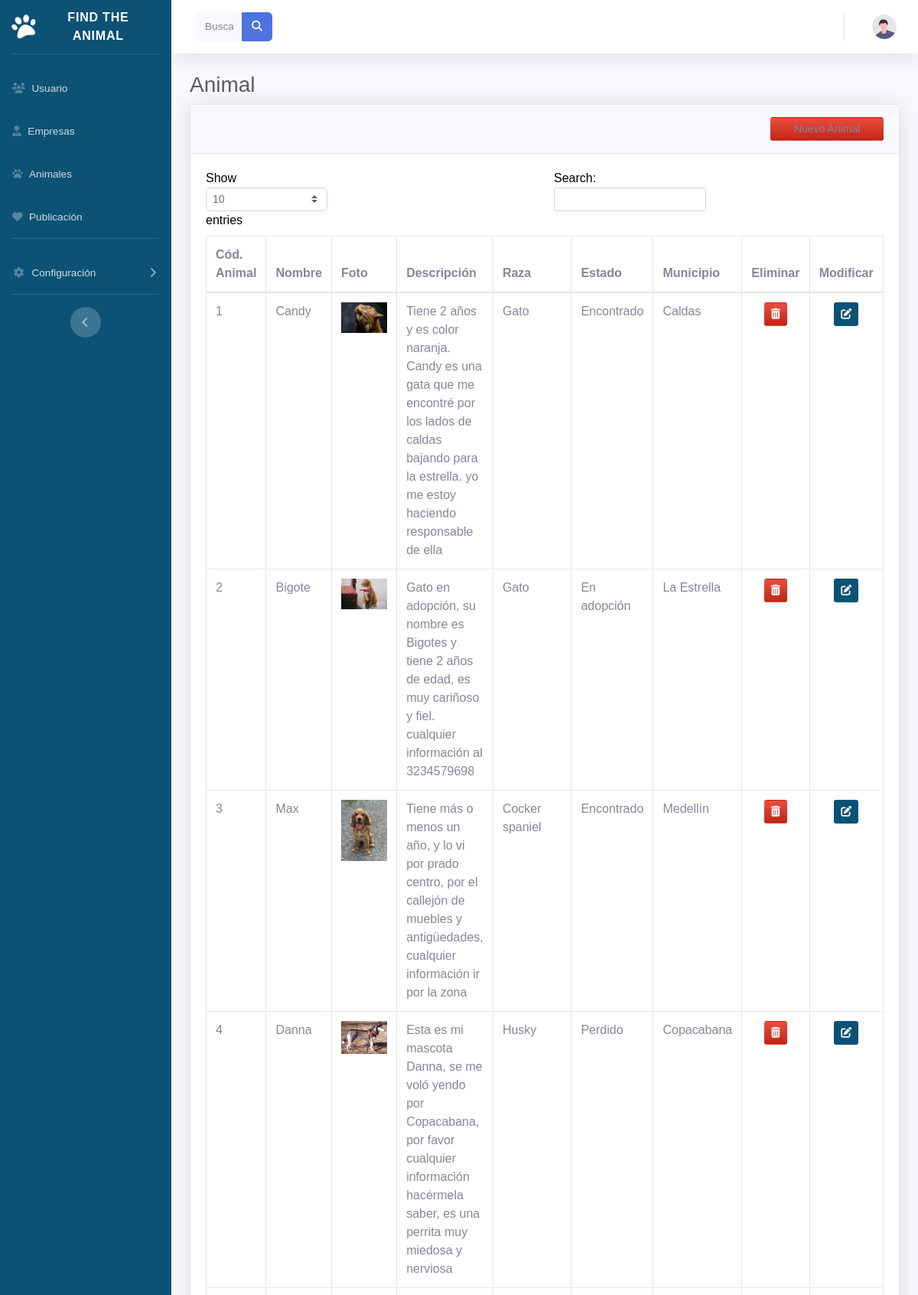
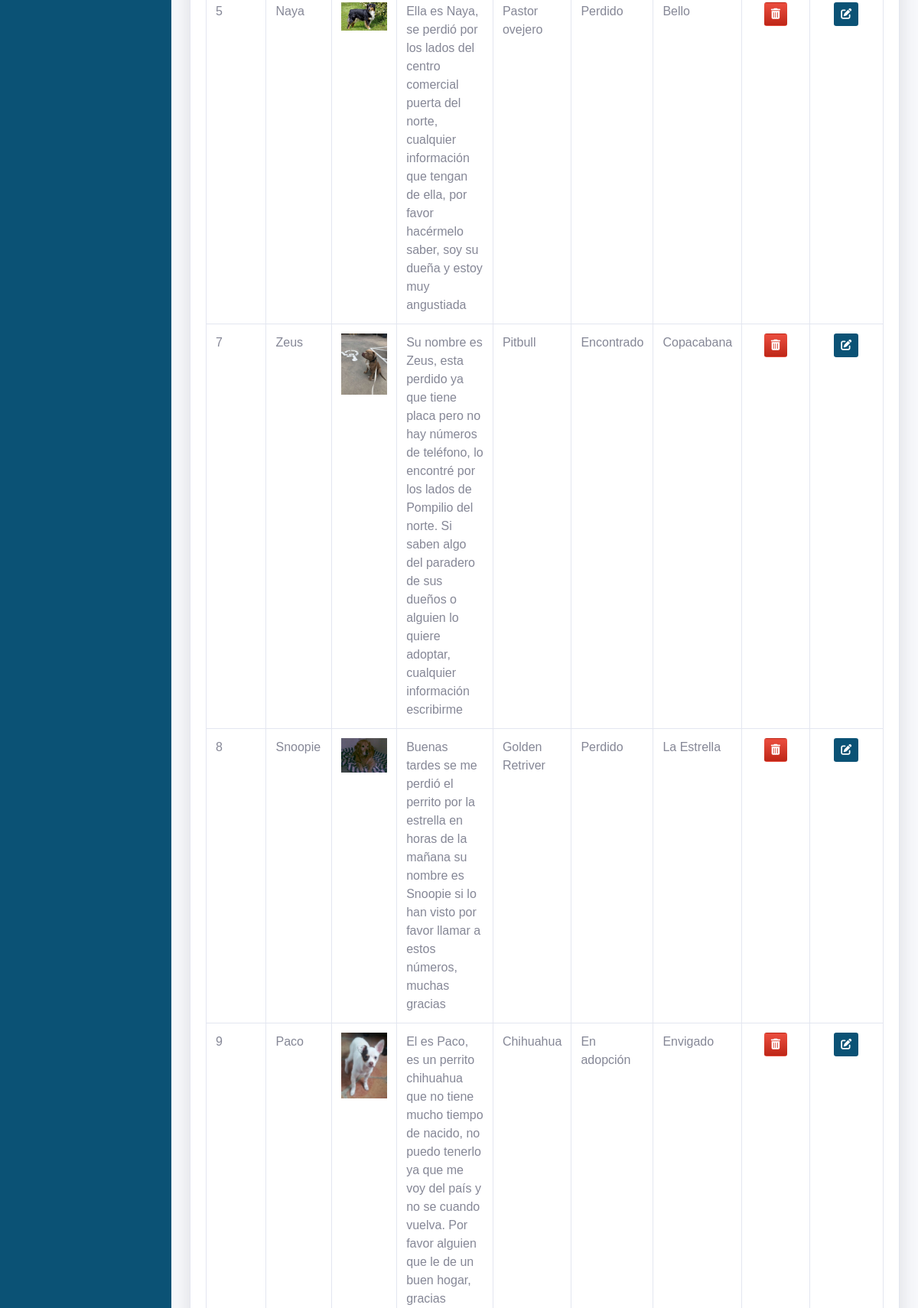
/Vista/App/Admon/Animal.php (upper part), run on the app's committed database (2 pictures, top to bottom).
### tables this page shows
CREATE TABLE `animal` (
  `Idanimal` int(11) NOT NULL,
  `Nombreanimal` varchar(50) NOT NULL,
  `Fotoanimal` varchar(50) NOT NULL,
  `Descrianimal` varchar(300) NOT NULL,
  `Idraza` int(11) NOT NULL,
  `Idestado` int(11) NOT NULL,
  `Idmunicipio` int(11) NOT NULL
);

CREATE TABLE `raza` (
  `Idraza` int(11) NOT NULL,
  `Descriraza` varchar(50) NOT NULL
);

CREATE TABLE `estado` (
  `Idestado` int(11) NOT NULL,
  `Descriestado` varchar(50) NOT NULL
);

CREATE TABLE `municipio` (
  `Idmunicipio` int(11) NOT NULL,
  `Descrimuni` varchar(50) NOT NULL
);

### Vista/App/Admon/Animal.php (the view, shortened to what this page needs)
<?php
include('Menu.php');
?>
                <div class="container-fluid">
                    <h1 class="h3 mb-2 text-gray-800">Animal</h1>
                    <div class="card shadow mb-4">
                        <div class="col-md-12 align-self-end card-header py-3 justify-content-end">
                            <button class="btn btn-sm bg-gradient-primary offset-md-10 col-md-2 " data-toggle="modal" data-target="#exampleModal">Nuevo Animal</button>
                        </div>
                        <div class="card-body">
                            <div class="table-responsive">
                                <table class="table table-bordered" id="dataTable" width="100%" cellspacing="0">
                                    <thead>
                                        <tr>
                                            <th>Cód. Animal</th>
                                            <th>Nombre</th>
                                            <th>Foto</th>
                                            <th>Descripción</th>
                                            <th>Raza</th>
                                            <th>Estado</th>
                                            <th>Municipio</th>
                                            <th>Eliminar</th>
                                            <th>Modificar</th>
                                        </tr>
                                    </thead>
                                    <tbody>
                                    <?php
                      include( '../../../Controlador/conex.php');
                      $cons = $conexion -> query("SELECT Idanimal, Nombreanimal, Fotoanimal, Descrianimal, Descriraza, Descriestado, Descrimuni FROM raza
                      INNER JOIN animal ON raza.Idraza = animal.Idraza
                      INNER JOIN estado ON estado.Idestado = animal.Idestado
                      INNER JOIN municipio ON municipio.Idmunicipio = animal.Idmunicipio");
                      while ($row = $cons -> fetch_row()) {
           ?>
            <tr>
            <td><?php echo ''.$row[0].''; ?></td>
            <td><?php echo ''.$row[1].''; ?></td>
            <td><img src="img/<?php echo ''.$row[2].''; ?>" width="60px" heigt="60px"></td>
            <td><?php echo ''.$row[3].''; ?></td>
            <td><?php echo ''.$row[4].''; ?></td>
            <td><?php echo ''.$row[5].''; ?></td>
            <td><?php echo ''.$row[6].''; ?></td>
          <td> <center><button type="submit" class="btn btn-sm bg-gradient-primary" name="EliminaUsua" onclick="location='../../../Controlador/Borrarusuaanimal.php?id=<?php echo ''.$row[0].'' ?>'"><i class="fa-solid fa-trash-can" style="color: #ffffff;"></i></button></center></td>
          <td> <center> <button type="submit" class="btn btn-sm bg-gradient-danger"  onclick="location='ModiAnimal.php?id=<?php echo ''.$row[0].'' ?>'" ><i class="fa-solid fa-pen-to-square" style="color: #ffffff;"></i></button>
       </tr>
       <?php }   ?>
       </tbody>
    </table>
                                       </div>
                        </div>
                    </div>
                </div>
            </div>
        </div>
    </div>
</body>
</html>

### data on the page
animal: Idanimal "1", Nombreanimal "Candy", Fotoanimal (picture), Descrianimal "Tiene 2 años y es color naranja. Candy es una gata que me encontré por los lados de caldas bajando para la estrella. yo me estoy haciendo responsable de ella", Idraza.Descriraza "Gato", Idestado.Descriestado "Encontrado", Idmunicipio.Descrimuni "Caldas"
animal: Idanimal "2", Nombreanimal "Bigote", Fotoanimal (picture), Descrianimal "Gato en adopción, su nombre es Bigotes y tiene 2 años de edad, es muy cariñoso y fiel. cualquier información al 3234579698", Idraza.Descriraza "Gato", Idestado.Descriestado "En adopción", Idmunicipio.Descrimuni "La Estrella"
animal: Idanimal "8", Nombreanimal "Snoopie", Fotoanimal (picture), Descrianimal "Buenas tardes se me perdió el perrito por la estrella en horas de la mañana su nombre es Snoopie si lo han visto por favor llamar a estos números, muchas gracias", Idraza.Descriraza "Golden Retriver", Idestado.Descriestado "Perdido", Idmunicipio.Descrimuni "La Estrella"
animal: Idanimal "3", Nombreanimal "Max", Fotoanimal (picture), Descrianimal "Tiene más o menos un año, y lo vi por prado centro, por el callejón de muebles y antigüedades, cualquier información ir por la zona", Idraza.Descriraza "Cocker spaniel", Idestado.Descriestado "Encontrado", Idmunicipio.Descrimuni "Medellín"
animal: Idanimal "5", Nombreanimal "Naya", Fotoanimal (picture), Descrianimal "Ella es Naya, se perdió por los lados del centro comercial puerta del norte, cualquier información que tengan de ella, por favor hacérmelo saber, soy su dueña y estoy muy angustiada", Idraza.Descriraza "Pastor ovejero", Idestado.Descriestado "Perdido", Idmunicipio.Descrimuni "Bello"
animal: Idanimal "4", Nombreanimal "Danna", Fotoanimal (picture), Descrianimal "Esta es mi mascota Danna, se me voló yendo por Copacabana, por favor cualquier información hacérmela saber, es una perrita muy miedosa y nerviosa", Idraza.Descriraza "Husky", Idestado.Descriestado "Perdido", Idmunicipio.Descrimuni "Copacabana"
animal: Idanimal "7", Nombreanimal "Zeus", Fotoanimal (picture), Descrianimal "Su nombre es Zeus, esta perdido ya que tiene placa pero no hay números de teléfono, lo encontré por los lados de Pompilio del norte. Si saben algo del paradero de sus dueños o alguien lo quiere adoptar, cualquier información escribirme", Idraza.Descriraza "Pitbull", Idestado.Descriestado "Encontrado", Idmunicipio.Descrimuni "Copacabana"
animal: Idanimal "9", Nombreanimal "Paco", Fotoanimal (picture), Descrianimal "El es Paco, es un perrito chihuahua que no tiene mucho tiempo de nacido, no puedo tenerlo ya que me voy del país y no se cuando vuelva. Por favor alguien que le de un buen hogar, gracias", Idraza.Descriraza "Chihuahua", Idestado.Descriestado "En adopción", Idmunicipio.Descrimuni "Envigado"
